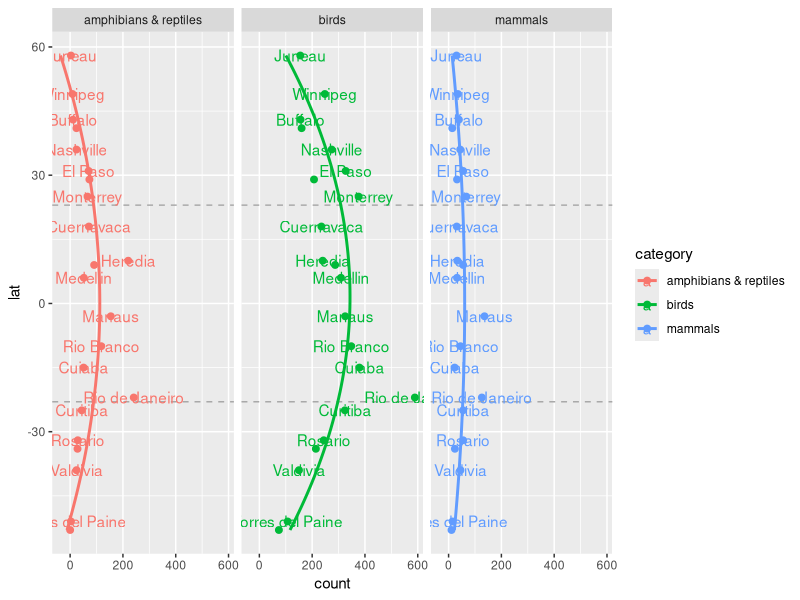
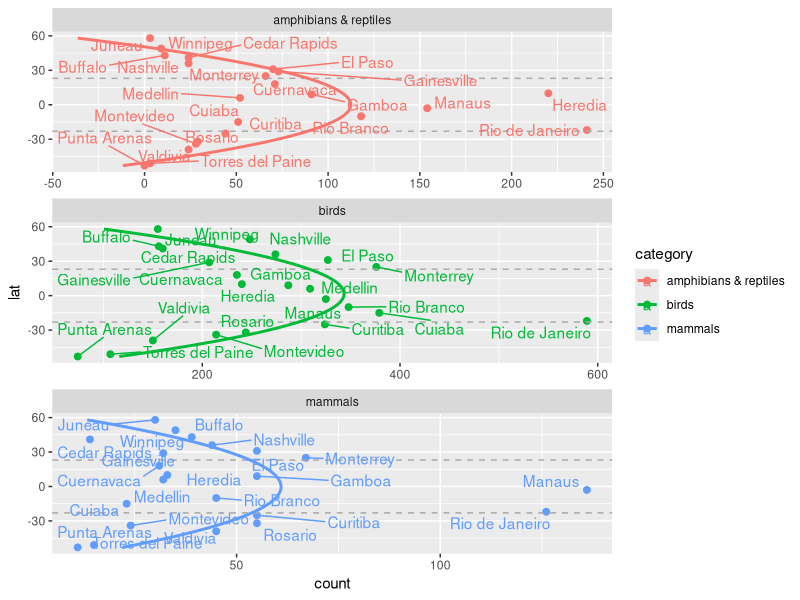

The R source for these figures, in order:
library(tidyverse)
library(ggrepel)
data<-read_csv("./class_materials/class_sessions/07_patterns_biodiversity_latitudinal/ldg_data.csv")

# load ggplot2

data_mod<-data %>% pivot_longer(!c(city,lat), names_to = "category", values_to = "count") %>% 
  drop_na(count)



ggplot(data_mod, aes(x=lat, y=count, color=category, label=city)) + 
  geom_point(size=2) +
  geom_vline(xintercept = 23,color="darkgray", linetype="dashed")+
  geom_vline(xintercept = -23,color="darkgray", linetype="dashed")+
  facet_wrap(~category,ncol = 3) +
  stat_smooth(method = "lm",
              formula = y ~ poly(x, 2),
              se = FALSE)+
  coord_flip()+
  geom_text(check_overlap = TRUE)
  geom_text_repel(
    data = data_mod,
    aes(
      x = lat,
      y = count,
      label = city
    ))


ggplot(data_mod, aes(x=lat, y=count, color=category)) + 
  geom_point(size=2) +
  geom_vline(xintercept = 23,color="darkgray", linetype="dashed")+
  geom_vline(xintercept = -23,color="darkgray", linetype="dashed")+
  facet_wrap(~category,ncol = 1, scales = "free") +
  stat_smooth(method = "lm",
              formula = y ~ poly(x, 2),
              se = FALSE)+
  coord_flip()+
  # geom_text(check_overlap = TRUE)
  geom_text_repel(
    data = data_mod,
    aes(
      x = lat,
      y = count,
      label = city
    ))




  # geom_smooth(method = lm, formula = y ~ splines::bs(x, 3), se = FALSE)
